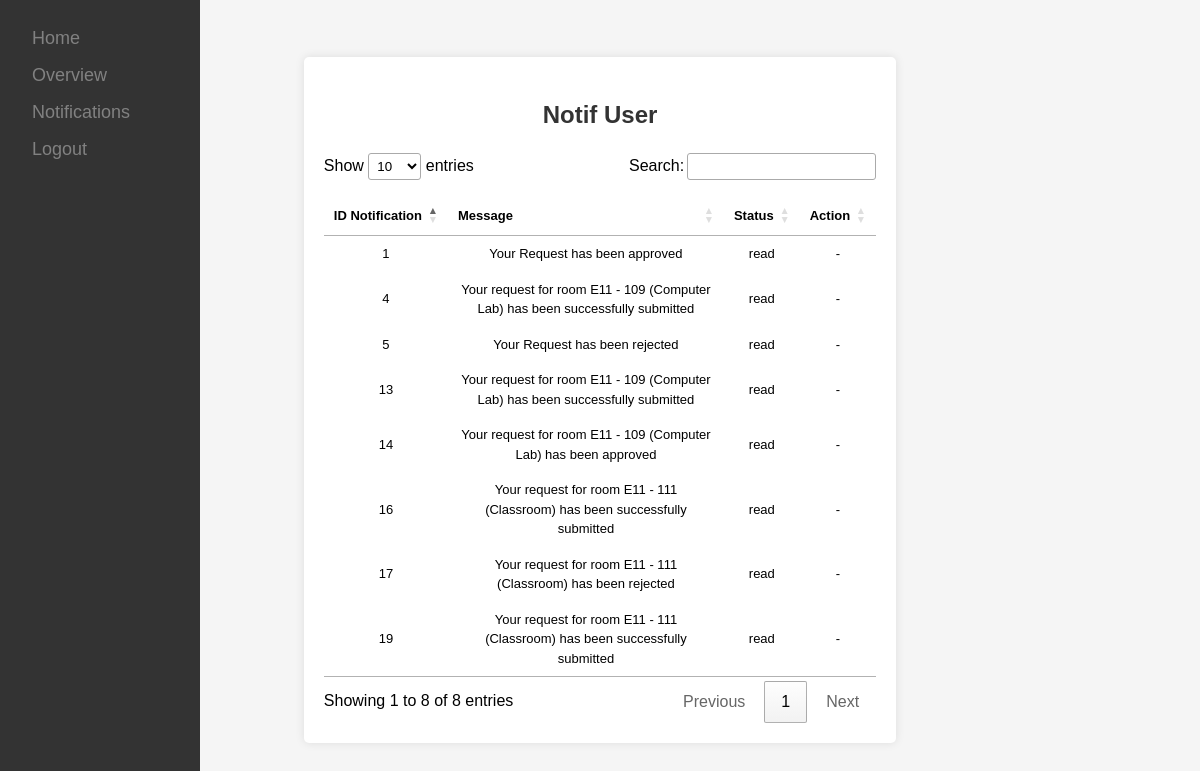
Page /classfinder-final/user/notif_user.php (signed in) on the committed database.
### tables this page shows
CREATE TABLE `notifications` (
  `id_notification` int(11) NOT NULL,
  `id_user` int(11) DEFAULT NULL,
  `message` text NOT NULL,
  `status` enum('unread','read') NOT NULL
);

### classfinder-final/user/notif_user.php (the view, shortened to what this page needs)
<?php
$user_id = $_SESSION['user_id'];
?>
<!DOCTYPE html>
<html lang="en">
<head>
    <link rel="stylesheet" href="../css/style.css">
</head>
<body>
    <div class="container">
        <div class="sidebar">
            <a href="../index.php">Home</a>
            <a href="index.php">Overview</a>
            <a href="notif_user.php">Notifications</a>
            <a href="../logout.php">Logout</a>
        </div>
        <div class="content" style="text-align: center; line-height: 1.5;">
            <h2>Notif User</h2>
            <table class="table" id="datatable">
                <thead>
                    <tr>
                        <th>ID Notification</th>
                        <th style="width: 240px;">Message</th>
                        <th>Status</th>
                        <th>Action</th>
                    </tr>
                </thead>
                <tbody>
                    <?php
                    include '../config/db.php';
                    $result = $conn->query("SELECT * FROM notifications WHERE id_user = $user_id");
                    while ($row = $result->fetch_assoc()) {
                        if ($row['status'] == 'unread') {
                            echo "<tr>
                                <td>{$row['id_notification']}</td>
                                <td>{$row['message']}</td>
                                <td>{$row['status']}</td>
                                <td>
                                    <button class='btn btn-danger btn-sm' onclick='deleteItem({$row['id_notification']})'>Mark as Read</button>
                                </td>
                            </tr>";
                        } else {
                            echo "<tr>
                                <td>{$row['id_notification']}</td>
                                <td>{$row['message']}</td>
                                <td>{$row['status']}</td>
                                <td>
                                    -
                                </td>
                            </tr>";
                        }
                    }
                    ?>
                </tbody>
            </table>
        </div>
    </div>
</body>
</html>
<link rel="stylesheet" type="text/css" href="https://cdn.datatables.net/1.10.24/css/jquery.dataTables.css">

### classfinder-final/css/style.css (style rules this page uses)
body { font-family: Arial, sans-serif; background-color: #f4f4f4; margin: 0; padding: 0; display: flex; justify-content: center; align-items: center; height: 100vh; }
.container { background-color: #fff; padding: 20px; border-radius: 5px; box-shadow: 0 0 10px rgba(0, 0, 0, 0.1); }
body { font-family: Arial, sans-serif; margin: 0; padding: 0; }
.container { max-width: 800px; margin: 20px auto; }
h2 { color: #333; }
.content { margin-top: 20px; }
.sidebar { height: 100%; width: 200px; position: fixed; z-index: 1; top: 0; left: 0; background-color: #333; padding-top: 20px; overflow-x: hidden; transition: 0.5s; }
.sidebar a { padding: 8px 8px 8px 32px; text-decoration: none; font-size: 18px; color: #818181; display: block; transition: 0.3s; }
body { margin: 0; padding: 0; font-family: 'Arial', sans-serif; background-color: #f5f5f5; }

### classfinder-final/user/notif_user.php (style rules this page uses)
table { font-size: 13px; }

### rows in the picture
notifications: id_notification "1", message "Your Request has been approved", status "read"
notifications: id_notification "4", message "Your request for room E11 - 109 (Computer Lab) has been successfully submitted", status "read"
notifications: id_notification "5", message "Your Request has been rejected", status "read"
notifications: id_notification "13", message "Your request for room E11 - 109 (Computer Lab) has been successfully submitted", status "read"
notifications: id_notification "14", message "Your request for room E11 - 109 (Computer Lab) has been approved", status "read"
notifications: id_notification "16", message "Your request for room E11 - 111 (Classroom) has been successfully submitted", status "read"
notifications: id_notification "17", message "Your request for room E11 - 111 (Classroom) has been rejected", status "read"
notifications: id_notification "19", message "Your request for room E11 - 111 (Classroom) has been successfully submitted", status "read"
